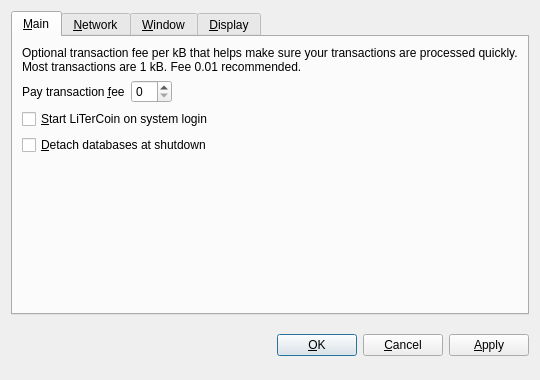
<?xml version="1.0" encoding="UTF-8"?>
<ui version="4.0">
 <class>OptionsDialog</class>
 <widget class="QDialog" name="OptionsDialog">
  <property name="geometry">
   <rect>
    <x>0</x>
    <y>0</y>
    <width>540</width>
    <height>380</height>
   </rect>
  </property>
  <property name="windowTitle">
   <string>Options</string>
  </property>
  <property name="modal">
   <bool>true</bool>
  </property>
  <layout class="QVBoxLayout" name="verticalLayout">
   <item>
    <widget class="QTabWidget" name="tabWidget">
     <property name="tabPosition">
      <enum>QTabWidget::North</enum>
     </property>
     <property name="currentIndex">
      <number>0</number>
     </property>
     <widget class="QWidget" name="tabMain">
      <attribute name="title">
       <string>&amp;Main</string>
      </attribute>
      <layout class="QVBoxLayout" name="verticalLayout_Main">
       <item>
        <widget class="QLabel" name="transactionFeeInfoLabel">
         <property name="text">
          <string>Optional transaction fee per kB that helps make sure your transactions are processed quickly. Most transactions are 1 kB. Fee 0.01 recommended.</string>
         </property>
         <property name="textFormat">
          <enum>Qt::PlainText</enum>
         </property>
         <property name="wordWrap">
          <bool>true</bool>
         </property>
        </widget>
       </item>
       <item>
        <layout class="QHBoxLayout" name="horizontalLayout_Main">
         <item>
          <widget class="QLabel" name="transactionFeeLabel">
           <property name="text">
            <string>Pay transaction &amp;fee</string>
           </property>
           <property name="textFormat">
            <enum>Qt::PlainText</enum>
           </property>
           <property name="buddy">
            <cstring>transactionFee</cstring>
           </property>
          </widget>
         </item>
         <item>
          <widget class="BitcoinAmountField" name="transactionFee"/>
         </item>
         <item>
          <spacer name="horizontalSpacer_Main">
           <property name="orientation">
            <enum>Qt::Horizontal</enum>
           </property>
           <property name="sizeHint" stdset="0">
            <size>
             <width>40</width>
             <height>20</height>
            </size>
           </property>
          </spacer>
         </item>
        </layout>
       </item>
       <item>
        <widget class="QCheckBox" name="bitcoinAtStartup">
         <property name="toolTip">
          <string>Automatically start LiTerCoin after logging in to the system.</string>
         </property>
         <property name="text">
          <string>&amp;Start LiTerCoin on system login</string>
         </property>
        </widget>
       </item>
       <item>
        <widget class="QCheckBox" name="detachDatabases">
         <property name="toolTip">
          <string>Detach block and address databases at shutdown. This means they can be moved to another data directory, but it slows down shutdown. The wallet is always detached.</string>
         </property>
         <property name="text">
          <string>&amp;Detach databases at shutdown</string>
         </property>
        </widget>
       </item>
       <item>
        <spacer name="verticalSpacer_Main">
         <property name="orientation">
          <enum>Qt::Vertical</enum>
         </property>
         <property name="sizeHint" stdset="0">
          <size>
           <width>20</width>
           <height>40</height>
          </size>
         </property>
        </spacer>
       </item>
      </layout>
     </widget>
     <widget class="QWidget" name="tabNetwork">
      <attribute name="title">
       <string>&amp;Network</string>
      </attribute>
      <layout class="QVBoxLayout" name="verticalLayout_Network">
       <item>
        <widget class="QCheckBox" name="mapPortUpnp">
         <property name="toolTip">
          <string>Automatically open the LiTerCoin client port on the router. This only works when your router supports UPnP and it is enabled.</string>
         </property>
         <property name="text">
          <string>Map port using &amp;UPnP</string>
         </property>
        </widget>
       </item>
       <item>
        <widget class="QCheckBox" name="connectSocks">
         <property name="toolTip">
          <string>Connect to the LiTerCoin network through a SOCKS proxy (e.g. when connecting through Tor).</string>
         </property>
         <property name="text">
          <string>&amp;Connect through SOCKS proxy:</string>
         </property>
        </widget>
       </item>
       <item>
        <layout class="QHBoxLayout" name="horizontalLayout_Network">
         <item>
          <widget class="QLabel" name="proxyIpLabel">
           <property name="text">
            <string>Proxy &amp;IP:</string>
           </property>
           <property name="textFormat">
            <enum>Qt::PlainText</enum>
           </property>
           <property name="buddy">
            <cstring>proxyIp</cstring>
           </property>
          </widget>
         </item>
         <item>
          <widget class="QValidatedLineEdit" name="proxyIp">
           <property name="maximumSize">
            <size>
             <width>140</width>
             <height>16777215</height>
            </size>
           </property>
           <property name="toolTip">
            <string>IP address of the proxy (e.g. 127.0.0.1)</string>
           </property>
          </widget>
         </item>
         <item>
          <widget class="QLabel" name="proxyPortLabel">
           <property name="text">
            <string>&amp;Port:</string>
           </property>
           <property name="textFormat">
            <enum>Qt::PlainText</enum>
           </property>
           <property name="buddy">
            <cstring>proxyPort</cstring>
           </property>
          </widget>
         </item>
         <item>
          <widget class="QLineEdit" name="proxyPort">
           <property name="maximumSize">
            <size>
             <width>55</width>
             <height>16777215</height>
            </size>
           </property>
           <property name="toolTip">
            <string>Port of the proxy (e.g. 9050)</string>
           </property>
          </widget>
         </item>
         <item>
          <widget class="QLabel" name="socksVersionLabel">
           <property name="text">
            <string>SOCKS &amp;Version:</string>
           </property>
           <property name="textFormat">
            <enum>Qt::PlainText</enum>
           </property>
           <property name="buddy">
            <cstring>socksVersion</cstring>
           </property>
          </widget>
         </item>
         <item>
          <widget class="QValueComboBox" name="socksVersion">
           <property name="toolTip">
            <string>SOCKS version of the proxy (e.g. 5)</string>
           </property>
          </widget>
         </item>
         <item>
          <spacer name="horizontalSpacer_Network">
           <property name="orientation">
            <enum>Qt::Horizontal</enum>
           </property>
           <property name="sizeHint" stdset="0">
            <size>
             <width>40</width>
             <height>20</height>
            </size>
           </property>
          </spacer>
         </item>
        </layout>
       </item>
       <item>
        <spacer name="verticalSpacer_Network">
         <property name="orientation">
          <enum>Qt::Vertical</enum>
         </property>
         <property name="sizeHint" stdset="0">
          <size>
           <width>20</width>
           <height>40</height>
          </size>
         </property>
        </spacer>
       </item>
      </layout>
     </widget>
     <widget class="QWidget" name="tabWindow">
      <attribute name="title">
       <string>&amp;Window</string>
      </attribute>
      <layout class="QVBoxLayout" name="verticalLayout_Window">
       <item>
        <widget class="QCheckBox" name="minimizeToTray">
         <property name="toolTip">
          <string>Show only a tray icon after minimizing the window.</string>
         </property>
         <property name="text">
          <string>&amp;Minimize to the tray instead of the taskbar</string>
         </property>
        </widget>
       </item>
       <item>
        <widget class="QCheckBox" name="minimizeOnClose">
         <property name="toolTip">
          <string>Minimize instead of exit the application when the window is closed. When this option is enabled, the application will be closed only after selecting Quit in the menu.</string>
         </property>
         <property name="text">
          <string>M&amp;inimize on close</string>
         </property>
        </widget>
       </item>
       <item>
        <spacer name="verticalSpacer_Window">
         <property name="orientation">
          <enum>Qt::Vertical</enum>
         </property>
         <property name="sizeHint" stdset="0">
          <size>
           <width>20</width>
           <height>40</height>
          </size>
         </property>
        </spacer>
       </item>
      </layout>
     </widget>
     <widget class="QWidget" name="tabDisplay">
      <attribute name="title">
       <string>&amp;Display</string>
      </attribute>
      <layout class="QVBoxLayout" name="verticalLayout_Display">
       <item>
        <layout class="QHBoxLayout" name="horizontalLayout_1_Display">
         <item>
          <widget class="QLabel" name="langLabel">
           <property name="text">
            <string>User Interface &amp;language:</string>
           </property>
           <property name="textFormat">
            <enum>Qt::PlainText</enum>
           </property>
           <property name="buddy">
            <cstring>lang</cstring>
           </property>
          </widget>
         </item>
         <item>
          <widget class="QValueComboBox" name="lang">
           <property name="toolTip">
            <string>The user interface language can be set here. This setting will take effect after restarting LiTerCoin.</string>
           </property>
          </widget>
         </item>
        </layout>
       </item>
       <item>
        <layout class="QHBoxLayout" name="horizontalLayout_2_Display">
         <item>
          <widget class="QLabel" name="unitLabel">
           <property name="text">
            <string>&amp;Unit to show amounts in:</string>
           </property>
           <property name="textFormat">
            <enum>Qt::PlainText</enum>
           </property>
           <property name="buddy">
            <cstring>unit</cstring>
           </property>
          </widget>
         </item>
         <item>
          <widget class="QValueComboBox" name="unit">
           <property name="toolTip">
            <string>Choose the default subdivision unit to show in the interface and when sending coins.</string>
           </property>
          </widget>
         </item>
        </layout>
       </item>
       <item>
        <widget class="QCheckBox" name="displayAddresses">
         <property name="toolTip">
          <string>Whether to show LiTerCoin addresses in the transaction list or not.</string>
         </property>
         <property name="text">
          <string>&amp;Display addresses in transaction list</string>
         </property>
        </widget>
       </item>
       <item>
        <spacer name="verticalSpacer_Display">
         <property name="orientation">
          <enum>Qt::Vertical</enum>
         </property>
         <property name="sizeHint" stdset="0">
          <size>
           <width>20</width>
           <height>40</height>
          </size>
         </property>
        </spacer>
       </item>
      </layout>
     </widget>
    </widget>
   </item>
   <item>
    <layout class="QHBoxLayout" name="horizontalLayout_Buttons">
     <item>
      <spacer name="horizontalSpacer_1">
       <property name="orientation">
        <enum>Qt::Horizontal</enum>
       </property>
       <property name="sizeHint" stdset="0">
        <size>
         <width>40</width>
         <height>48</height>
        </size>
       </property>
      </spacer>
     </item>
     <item>
      <widget class="QLabel" name="statusLabel">
       <property name="font">
        <font>
         <weight>75</weight>
         <bold>true</bold>
        </font>
       </property>
       <property name="text">
        <string/>
       </property>
       <property name="textFormat">
        <enum>Qt::PlainText</enum>
       </property>
       <property name="wordWrap">
        <bool>true</bool>
       </property>
      </widget>
     </item>
     <item>
      <spacer name="horizontalSpacer_2">
       <property name="orientation">
        <enum>Qt::Horizontal</enum>
       </property>
       <property name="sizeHint" stdset="0">
        <size>
         <width>40</width>
         <height>48</height>
        </size>
       </property>
      </spacer>
     </item>
     <item>
      <widget class="QPushButton" name="okButton">
       <property name="text">
        <string>&amp;OK</string>
       </property>
      </widget>
     </item>
     <item>
      <widget class="QPushButton" name="cancelButton">
       <property name="text">
        <string>&amp;Cancel</string>
       </property>
       <property name="autoDefault">
        <bool>false</bool>
       </property>
      </widget>
     </item>
     <item>
      <widget class="QPushButton" name="applyButton">
       <property name="text">
        <string>&amp;Apply</string>
       </property>
       <property name="autoDefault">
        <bool>false</bool>
       </property>
      </widget>
     </item>
    </layout>
   </item>
  </layout>
 </widget>
 <customwidgets>
  <customwidget>
   <class>BitcoinAmountField</class>
   <extends>QSpinBox</extends>
   <header>bitcoinamountfield.h</header>
  </customwidget>
  <customwidget>
   <class>QValueComboBox</class>
   <extends>QComboBox</extends>
   <header>qvaluecombobox.h</header>
  </customwidget>
  <customwidget>
   <class>QValidatedLineEdit</class>
   <extends>QLineEdit</extends>
   <header>qvalidatedlineedit.h</header>
  </customwidget>
 </customwidgets>
 <resources/>
 <connections/>
</ui>
